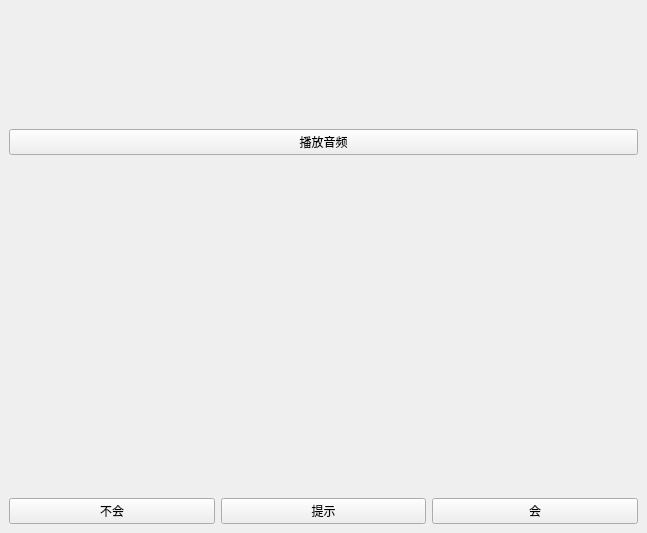
<?xml version="1.0" encoding="UTF-8"?>
<ui version="4.0">
 <class>MainWindow</class>
 <widget class="QMainWindow" name="MainWindow">
  <property name="geometry">
   <rect>
    <x>0</x>
    <y>0</y>
    <width>647</width>
    <height>533</height>
   </rect>
  </property>
  <property name="windowTitle">
   <string>背单词</string>
  </property>
  <widget class="QWidget" name="centralwidget">
   <layout class="QVBoxLayout" name="verticalLayout">
    <item>
     <widget class="QLabel" name="word_label">
      <property name="font">
       <font>
        <pointsize>50</pointsize>
       </font>
      </property>
      <property name="text">
       <string/>
      </property>
      <property name="alignment">
       <set>Qt::AlignCenter</set>
      </property>
     </widget>
    </item>
    <item>
     <widget class="QLabel" name="tip_label">
      <property name="font">
       <font>
        <pointsize>20</pointsize>
       </font>
      </property>
      <property name="text">
       <string/>
      </property>
      <property name="alignment">
       <set>Qt::AlignCenter</set>
      </property>
     </widget>
    </item>
    <item>
     <widget class="QPushButton" name="play_pushButton">
      <property name="text">
       <string>播放音频</string>
      </property>
     </widget>
    </item>
    <item>
     <spacer name="verticalSpacer">
      <property name="orientation">
       <enum>Qt::Vertical</enum>
      </property>
      <property name="sizeHint" stdset="0">
       <size>
        <width>20</width>
        <height>40</height>
       </size>
      </property>
     </spacer>
    </item>
    <item>
     <layout class="QHBoxLayout" name="horizontalLayout">
      <item>
       <widget class="QPushButton" name="no_pushButton">
        <property name="text">
         <string>不会</string>
        </property>
       </widget>
      </item>
      <item>
       <widget class="QPushButton" name="tip_pushButton">
        <property name="text">
         <string>提示</string>
        </property>
       </widget>
      </item>
      <item>
       <widget class="QPushButton" name="yes_pushButton">
        <property name="text">
         <string>会</string>
        </property>
       </widget>
      </item>
     </layout>
    </item>
   </layout>
  </widget>
 </widget>
 <resources/>
 <connections/>
</ui>
